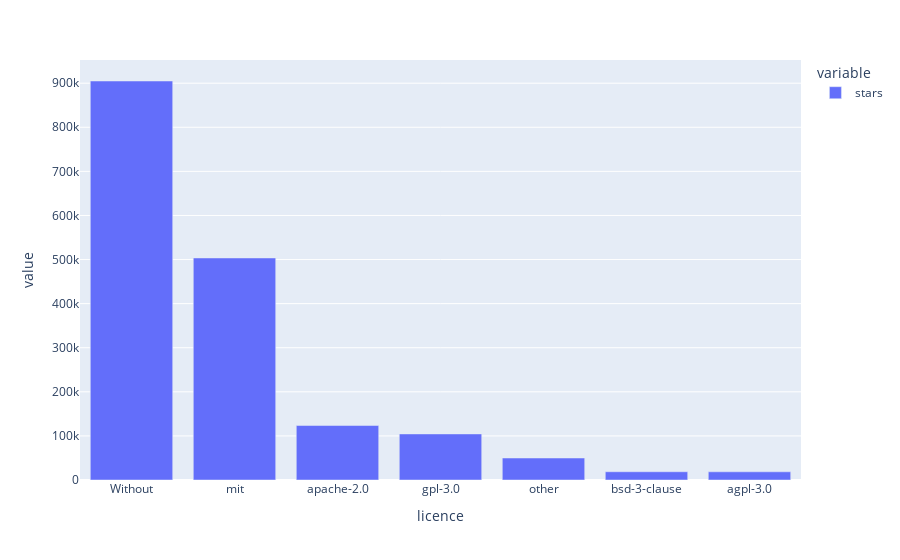

Notebook code for this chart:
### Markdown cell above
## Explore the relationship between the number of stars and the popularity of different licenses

### Code cell
stars_licence_rel=df.groupby('licence')['stars'].sum().sort_values(ascending=False).nlargest(7)

fig = px.bar(stars_licence_rel)
fig.show()

### Figure 1 — Plotly figure (JSON) as saved in the notebook; plotly's stock layout.template omitted (floating-point values rounded to 4 significant figures)
{"data": [{"alignmentgroup": "True", "hovertemplate": "variable=stars<br>licence=%{x}<br>value=%{y}<extra></extra>", "legendgroup": "stars", "marker": {"color": "#636efa", "pattern": {"shape": ""}}, "name": "stars", "offsetgroup": "stars", "orientation": "v", "showlegend": true, "textposition": "auto", "type": "bar", "x": ["Without", "mit", "apache-2.0", "gpl-3.0", "other", "bsd-3-clause", "agpl-3.0"], "xaxis": "x", "y": [904961, 503605, 123575, 104482, 49894, 18709, 18589], "yaxis": "y"}], "layout": {"barmode": "relative", "legend": {"title": {"text": "variable"}, "tracegroupgap": 0}, "margin": {"t": 60}, "xaxis": {"anchor": "y", "domain": [0, 1], "title": {"text": "licence"}}, "yaxis": {"anchor": "x", "domain": [0, 1], "title": {"text": "value"}}}}
